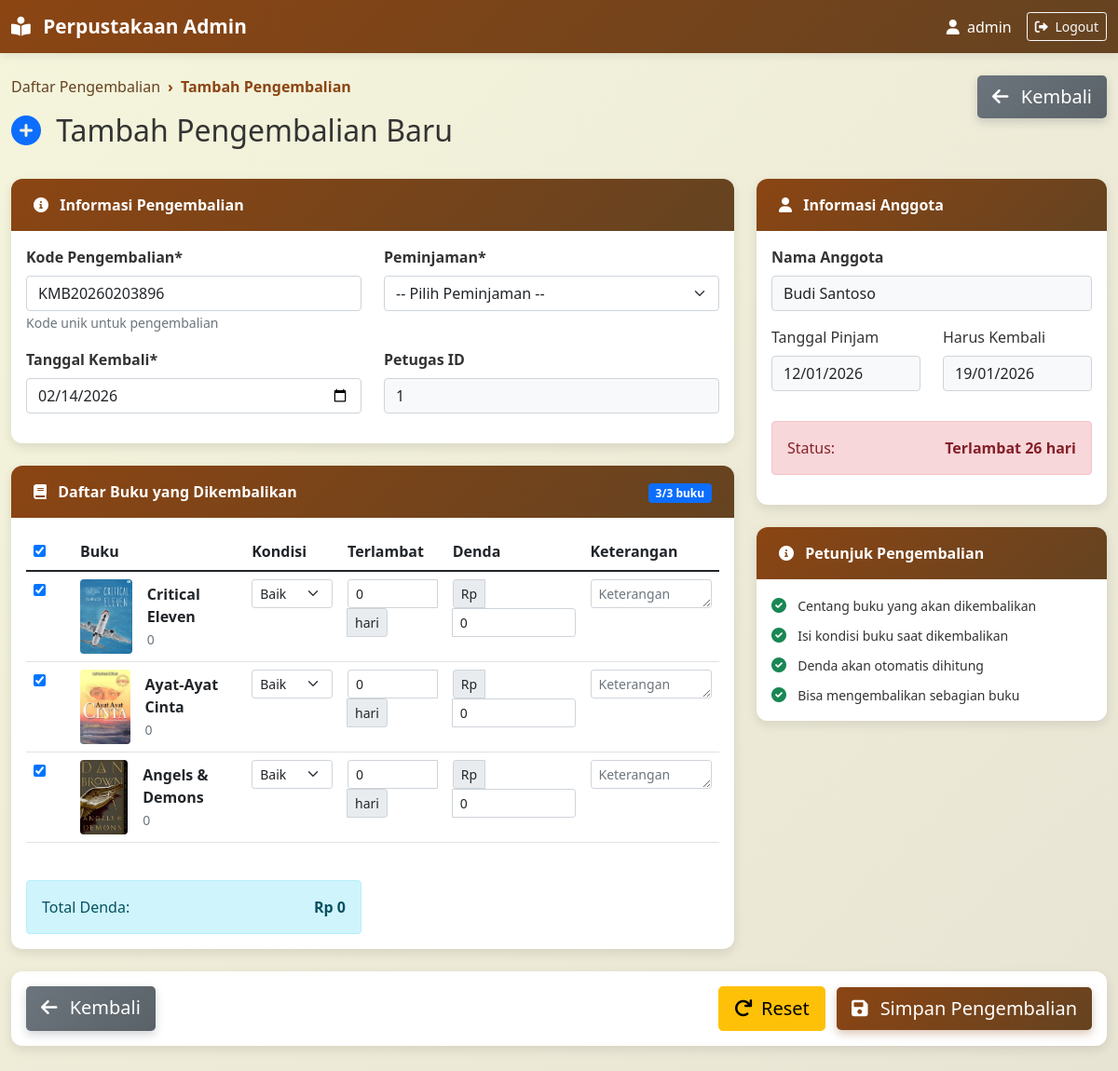
The page /pengembalian/add.php?peminjaman_id=8 (signed in) on the database its author committed.
### tables this page shows
CREATE TABLE `peminjaman_detail` (
  `id` int(11) NOT NULL AUTO_INCREMENT,
  `peminjaman_id` int(11) NOT NULL,
  `buku_id` int(11) NOT NULL,
  `judul_buku` varchar(255) NOT NULL,
  `cover` varchar(255) DEFAULT NULL,
  `qty` int(11) DEFAULT 1,
  `status_buku` enum('dipinjam','dikembalikan') DEFAULT 'dipinjam',
  `created_at` timestamp NOT NULL DEFAULT current_timestamp(),
  `pengarang` varchar(255) DEFAULT NULL,
  `kode_buku` int(255) NOT NULL,
  `total_buku` int(255) NOT NULL,
  PRIMARY KEY (`id`),
  KEY `idx_peminjaman_id` (`peminjaman_id`),
  KEY `idx_buku_id` (`buku_id`),
  CONSTRAINT `peminjaman_detail_ibfk_1` FOREIGN KEY (`peminjaman_id`) REFERENCES `peminjaman` (`id`) ON DELETE CASCADE,
  CONSTRAINT `peminjaman_detail_ibfk_2` FOREIGN KEY (`buku_id`) REFERENCES `buku` (`id`) ON DELETE CASCADE
);

CREATE TABLE `peminjaman` (
  `id` int(11) NOT NULL AUTO_INCREMENT,
  `kode_peminjaman` varchar(20) NOT NULL,
  `nama_anggota` varchar(100) NOT NULL,
  `tanggal_pinjam` date NOT NULL,
  `tanggal_harus_kembali` date NOT NULL,
  `status` enum('dipinjam','terlambat','dikembalikan','sebagian_dikembalikan') DEFAULT 'dipinjam',
  `judul_buku` varchar(255) NOT NULL,
  `cover` varchar(255) NOT NULL,
  PRIMARY KEY (`id`),
  UNIQUE KEY `kode_peminjaman` (`kode_peminjaman`)
);

### pengembalian/add.php (the view, shortened to what the rows shown need)
<?php
require_once '../config/database.php';
$error = $success = '';
$peminjaman_details = [];
if (isset($_GET['peminjaman_id']) && is_numeric($_GET['peminjaman_id'])) {
    $peminjaman_id = (int)$_GET['peminjaman_id'];
    $query_details = "SELECT pd.id as peminjaman_detail_id, pd.judul_buku, pd.kode_buku,
                      pd.cover, pd.pengarang, pd.status_buku, b.stok_tersedia
                      FROM peminjaman_detail pd
                      LEFT JOIN buku b ON pd.buku_id = b.id
                      WHERE pd.peminjaman_id = ?
                      AND pd.status_buku = 'dipinjam'
                      ORDER BY pd.id";
    $stmt = mysqli_prepare($connection, $query_details);
    mysqli_stmt_bind_param($stmt, "i", $peminjaman_id);
    mysqli_stmt_execute($stmt);
    $result = mysqli_stmt_get_result($stmt);
    while ($row = mysqli_fetch_assoc($result)) {
        $peminjaman_details[] = $row;
    }
}
?>
<!DOCTYPE html>
<html lang="id">
<head>
    <link href="https://cdn.jsdelivr.net/npm/bootstrap@5.1.3/dist/css/bootstrap.min.css" rel="stylesheet">
    <link rel="stylesheet" href="https://cdnjs.cloudflare.com/ajax/libs/font-awesome/6.0.0/css/all.min.css">
</head>
<body>
    <div class="container-fluid py-4">
        <div class="row mb-4">
            <div class="col-md-8">
                <h2>
                    <i class="fas fa-plus-circle me-2 text-primary"></i>
                    Tambah Pengembalian Baru
                </h2>
            </div>
        </div>
        <?php if ($success): ?>
        <div class="alert alert-success alert-dismissible fade show" role="alert">
            <i class="fas fa-check-circle me-2"></i><?= htmlspecialchars($success) ?>
            <button type="button" class="btn-close" data-bs-dismiss="alert"></button>
        </div>
        <?php else: ?>
        <form method="POST" class="needs-validation" novalidate>
            <div class="row">
                <div class="col-lg-8">
                    <?php if (!empty($peminjaman_details)): ?>
                    <div class="card mb-4">
                        <div class="card-body">
                            <div class="table-responsive">
                                <table class="table table-hover">
                                    <thead>
                                        <tr>
                                            <th width="50">
                                                <input type="checkbox" id="select-all" onclick="toggleAllBooks()">
                                            </th>
                                            <th>Buku</th>
                                            <th>Kondisi</th>
                                            <th>Terlambat</th>
                                            <th>Denda</th>
                                            <th>Keterangan</th>
                                        </tr>
                                    </thead>
                                    <tbody>
                                        <?php foreach ($peminjaman_details as $index => $detail): ?>
                                        <tr>
                                            <td>
                                                <input type="checkbox" name="selected_books[]"
                                                       value="<?= $detail['peminjaman_detail_id'] ?>"
                                                       class="book-checkbox"
                                                       onchange="updateBookCounter()"
                                                       checked>
                                            </td>
                                            <td>
                                                <div class="d-flex align-items-center">
                                                    <?php if (!empty($detail['cover'])): ?>
                                                    <img src="../uploads/cover/<?= htmlspecialchars($detail['cover']) ?>"
                                                         class="rounded me-3 book-cover"
                                                         width="40" height="50"
                                                         style="object-fit: cover;"
                                                         onclick="showCoverPreview('<?= htmlspecialchars($detail['cover']) ?>', '<?= htmlspecialchars($detail['judul_buku']) ?>')"
                                                         onerror="this.src='../assets/img/default-book.png'">
                                                    <?php endif; ?>
                                                    <div>
                                                        <strong class="d-block"><?= htmlspecialchars($detail['judul_buku']) ?></strong>
                                                        <small class="text-muted"><?= htmlspecialchars($detail['kode_buku']) ?></small>
                                                    </div>
                                                </div>
                                            </td>
                                            <td>
                                                <select name="kondisi_buku[<?= $index ?>]" class="form-select form-select-sm"
                                                        onchange="updateDenda(this, <?= $index ?>)" required>
                                                    <option value="baik">Baik</option>
                                                </select>
                                            </td>
                                            <td>
                                                <div class="input-group input-group-sm">
                                                    <input type="number" name="jumlah_hari_terlambat[<?= $index ?>]"
                                                           class="form-control" value="0" min="0"
                                                           onchange="updateDenda(this, <?= $index ?>)"
                                                           style="width: 80px;">
                                                    <span class="input-group-text">hari</span>
                                                </div>
                                            </td>
                                            <td>
                                                <div class="input-group input-group-sm">
                                                    <span class="input-group-text">Rp</span>
                                                    <input type="number" name="denda[<?= $index ?>]"
                                                           class="form-control denda-input"
                                                           value="0" min="0" step="1000"
                                                           style="width: 120px;">
                                                </div>
                                            </td>
                                            <td>
                                                <textarea name="keterangan[<?= $index ?>]"
                                                          class="form-control form-control-sm"
                                                          rows="1" placeholder="Keterangan"></textarea>
                                            </td>
                                        </tr>
                                        <?php endforeach; ?>
                                    </tbody>
                                </table>
                            </div>
                        </div>
                    </div>
                    <?php endif; ?>
                </div>
                <div class="col-lg-4">
                    <?php if (!empty($peminjaman_details)): ?>
                    <div class="card mb-4">
                        <div class="card-body">
                            <?php
                            if (isset($_GET['peminjaman_id'])) {
                                $query_anggota = "SELECT p.nama_anggota, p.tanggal_pinjam, p.tanggal_harus_kembali
                                                  FROM peminjaman p WHERE p.id = ?";
                                $stmt = mysqli_prepare($connection, $query_anggota);
                                mysqli_stmt_bind_param($stmt, "i", $_GET['peminjaman_id']);
                                mysqli_stmt_execute($stmt);
                                $result = mysqli_stmt_get_result($stmt);
                                $anggota = mysqli_fetch_assoc($result);
                                if ($anggota) {
                                    $tgl_harus_kembali = new DateTime($anggota['tanggal_harus_kembali']);
                                    $tgl_sekarang = new DateTime();
                                    $selisih = $tgl_harus_kembali->diff($tgl_sekarang);
                                    $terlambat_hari = $selisih->invert ? 0 : $selisih->days;
                            ?>
                            <div class="mb-3">
                                <label class="form-label fw-bold">Nama Anggota</label>
                                <p class="form-control bg-light"><?= htmlspecialchars($anggota['nama_anggota']) ?></p>
                            </div>
                            <div class="row mb-3">
                                <div class="col-6">
                                    <label class="form-label">Tanggal Pinjam</label>
                                    <p class="form-control bg-light"><?= date('d/m/Y', strtotime($anggota['tanggal_pinjam'])) ?></p>
                                </div>
                                <div class="col-6">
                                    <label class="form-label">Harus Kembali</label>
                                    <p class="form-control bg-light"><?= date('d/m/Y', strtotime($anggota['tanggal_harus_kembali'])) ?></p>
                                </div>
                            </div>
                            <div class="alert <?= $terlambat_hari > 0 ? 'alert-danger' : 'alert-success' ?>">
                                <div class="d-flex justify-content-between align-items-center">
                                    <span>Status:</span>
                                    <strong>
                                        <?php if ($terlambat_hari > 0): ?>
                                        Terlambat <?= $terlambat_hari ?> hari
                                        <?php else: ?>
                                        Tepat waktu
                                        <?php endif; ?>
                                    </strong>
                                </div>
                            </div>
                            <?php } } ?>
                        </div>
                    </div>
                    <?php endif; ?>
                </div>
            </div>
        </form>
        <?php endif; ?>
    </div>
</body>
</html>

### rows shown on the page
peminjaman_detail: cover (picture), judul_buku "Critical Eleven", kode_buku "0", value "0", value "Keterangan"
peminjaman_detail: cover (picture), judul_buku "Ayat-Ayat Cinta", kode_buku "0", value "Keterangan"
peminjaman_detail: cover (picture), judul_buku "Angels & Demons", kode_buku "0", value "Keterangan"
peminjaman: nama_anggota "Budi Santoso", tanggal_pinjam "12/01/2026", tanggal_harus_kembali "19/01/2026"

### other values the page prints
$_SESSION['username'] "admin"
count($peminjaman_details) "3"
